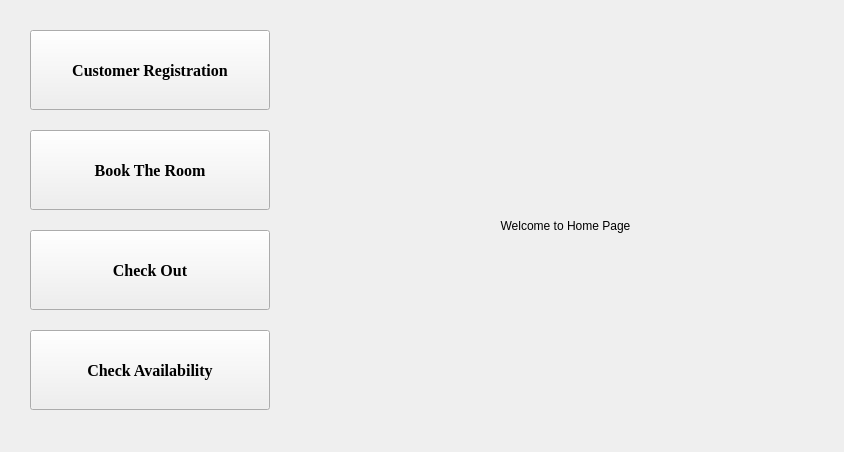
<?xml version="1.0" encoding="UTF-8"?>
<ui version="4.0">
 <class>HomePage</class>
 <widget class="QWidget" name="HomePage">
  <property name="geometry">
   <rect>
    <x>0</x>
    <y>0</y>
    <width>844</width>
    <height>452</height>
   </rect>
  </property>
  <property name="windowTitle">
   <string>HOTEL RESERVATION SYSTEM</string>
  </property>
  <widget class="QLabel" name="label_Image">
   <property name="geometry">
    <rect>
     <x>310</x>
     <y>30</y>
     <width>511</width>
     <height>391</height>
    </rect>
   </property>
   <property name="text">
    <string>Welcome to Home Page</string>
   </property>
   <property name="alignment">
    <set>Qt::AlignCenter</set>
   </property>
  </widget>
  <widget class="QPushButton" name="pushButton_RegisterClient">
   <property name="geometry">
    <rect>
     <x>30</x>
     <y>30</y>
     <width>240</width>
     <height>80</height>
    </rect>
   </property>
   <property name="font">
    <font>
     <family>Times New Roman</family>
     <pointsize>12</pointsize>
     <bold>true</bold>
    </font>
   </property>
   <property name="text">
    <string>Customer Registration</string>
   </property>
  </widget>
  <widget class="QPushButton" name="pushButton_BookRoom">
   <property name="geometry">
    <rect>
     <x>30</x>
     <y>130</y>
     <width>240</width>
     <height>80</height>
    </rect>
   </property>
   <property name="font">
    <font>
     <family>Times New Roman</family>
     <pointsize>12</pointsize>
     <bold>true</bold>
    </font>
   </property>
   <property name="text">
    <string>Book The Room</string>
   </property>
  </widget>
  <widget class="QPushButton" name="pushButton_CheckOut">
   <property name="geometry">
    <rect>
     <x>30</x>
     <y>230</y>
     <width>240</width>
     <height>80</height>
    </rect>
   </property>
   <property name="font">
    <font>
     <family>Times New Roman</family>
     <pointsize>12</pointsize>
     <bold>true</bold>
    </font>
   </property>
   <property name="text">
    <string>Check Out</string>
   </property>
  </widget>
  <widget class="QPushButton" name="pushButton">
   <property name="geometry">
    <rect>
     <x>30</x>
     <y>330</y>
     <width>240</width>
     <height>80</height>
    </rect>
   </property>
   <property name="font">
    <font>
     <family>Times New Roman</family>
     <pointsize>12</pointsize>
     <bold>true</bold>
    </font>
   </property>
   <property name="text">
    <string>Check Availability</string>
   </property>
  </widget>
 </widget>
 <resources/>
 <connections/>
</ui>
